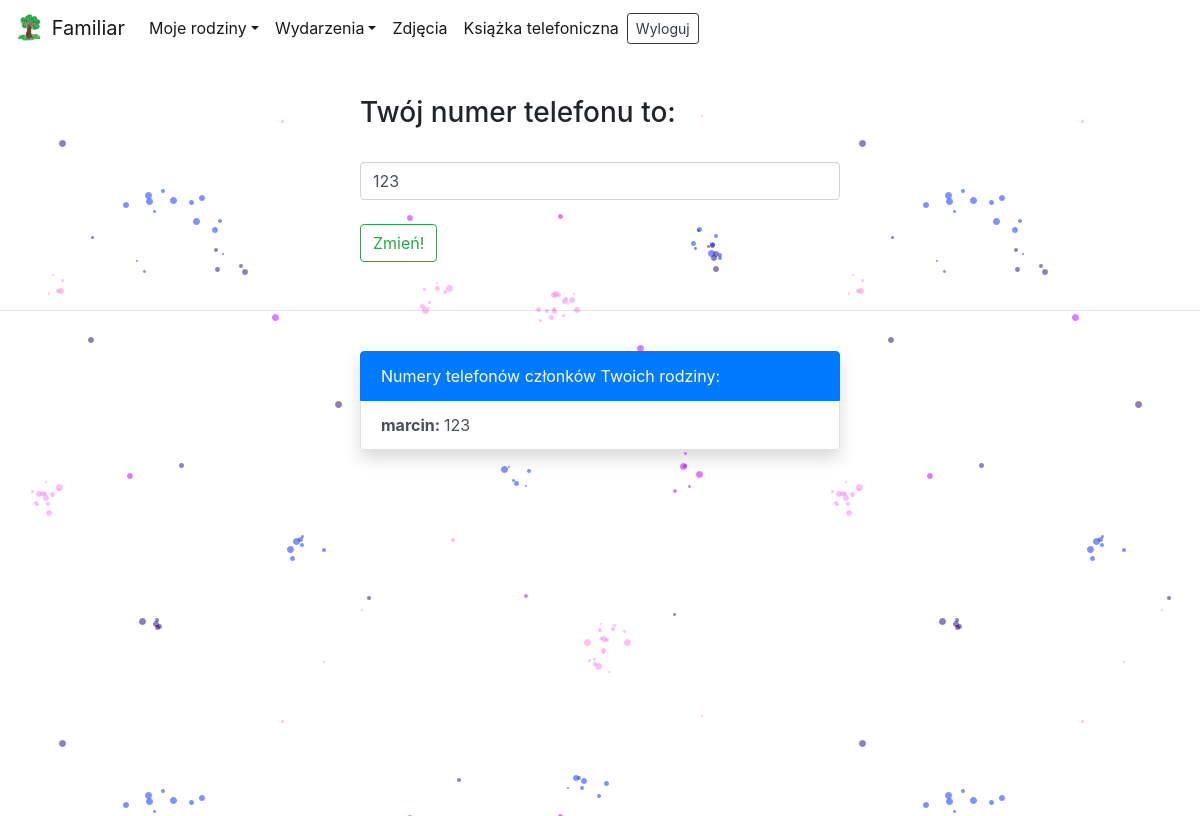
The page /main/phonebook/ (signed in) on the database as committed earlier.
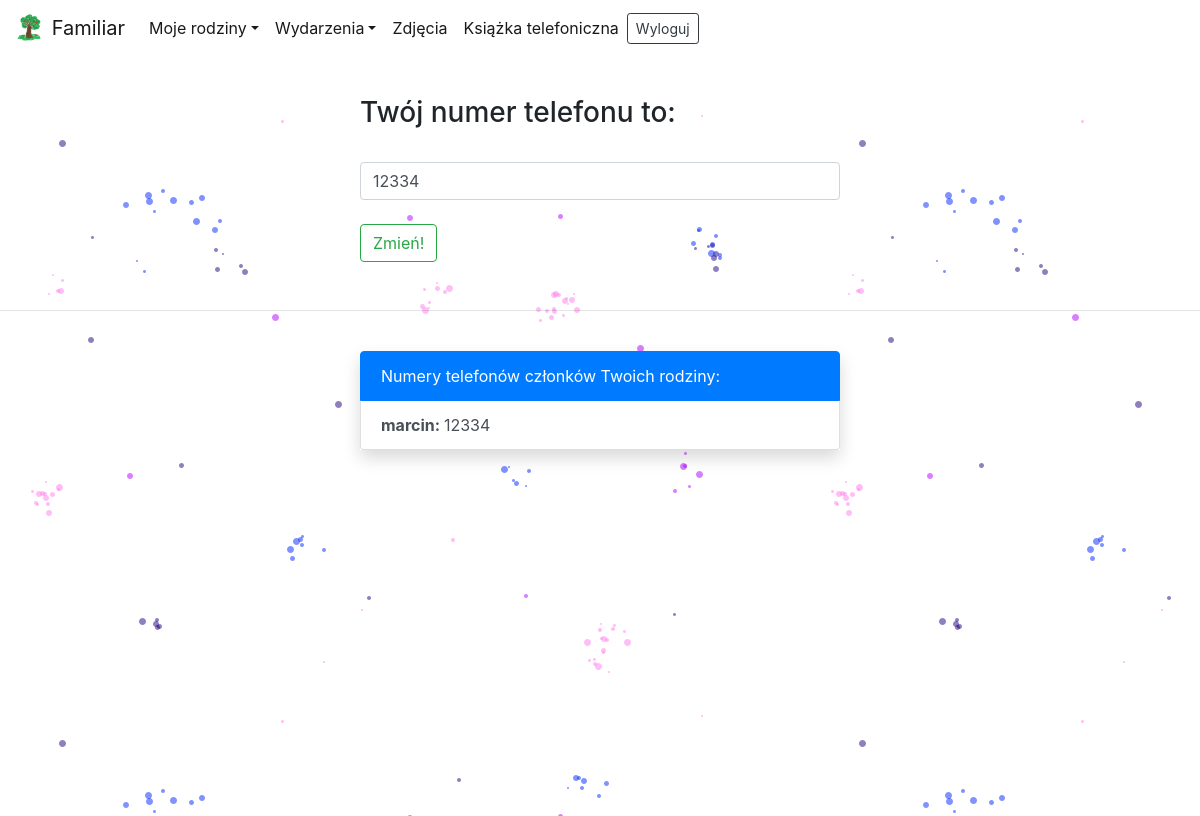
The same page on the database as committed later.
### logged/models.py (models this page shows, shortened)
class Phone(models.Model):
    author = models.CharField(max_length=256, default='None')
    phone_number = models.PositiveSmallIntegerField()

### logged/views.py (the view, shortened to what this page needs)
# urls.py: path('phonebook/', Phonebook, name='phonebook'),
@login_required
def Phonebook(request):
    if request.method=='GET':
        families = Family.objects.filter()
        phone_numbers = Phone.objects.all()
        numbers_in_my_families = []
        my_families = [] # families that I belong to
        members_of_my_families = []
        for family in families:
            for member in family.members.all():
                if str(member) == str(request.user.username):
                    my_families.append(family)
        for family in my_families:
            for member in family.members.all():
                members_of_my_families.append(member.member)
        members_of_my_families = list(dict.fromkeys(members_of_my_families))
        for number in phone_numbers:
            if number.author in members_of_my_families:
                numbers_in_my_families.append(number)
        numbers_in_my_families = list(dict.fromkeys(numbers_in_my_families))
        allow = False
        my_number = None
        for number in numbers_in_my_families:
            if number.author == request.user.username:
                my_number = number.phone_number
                allow = True
        return render(request, 'logged/phonebook.html', {'numbers_in_my_families':numbers_in_my_families, 'allow':allow,'my_number':my_number})

### Authentication/models.py (called while the page is built)
    def __str__(self):
        return self.member

### logged/templates/logged/phonebook.html (shortened to what this page needs)
<!doctype html>
<html lang="en">
  <head>
{% load static %}
{% load filters %}
    <link rel="stylesheet" href="https://stackpath.bootstrapcdn.com/bootstrap/4.4.1/css/bootstrap.min.css">
    <link rel="stylesheet" href="{% static 'Authentication/css/style.css' %}" />
  </head>
  <body>
<nav class="navbar fixed-top navbar-expand-lg navbar-light bg-white" style="border-radius:0 0 10% 10%">
  <div class="collapse navbar-collapse" id="navbarTogglerDemo01">
    <a class="navbar-brand" href="{% url 'logedin' %}">
        <img src="{% static 'Authentication/favicon/android-chrome-192x192.png' %}" width="30" height="30" class="d-inline-block align-top" alt="">
        Familiar
    </a>
    <ul class="navbar-nav mr-auto mt-2 mt-lg-0">
        <li class="nav-item active dropdown">
            <a class="nav-link dropdown-toggle" data-toggle="dropdown" href="#" role="button" aria-haspopup="true" aria-expanded="false">Moje rodziny</a>
          </li>
          <li class="nav-item active dropdown">
            <a class="nav-link dropdown-toggle" data-toggle="dropdown" href="#" role="button" aria-haspopup="true" aria-expanded="false">Wydarzenia</a>
          </li>
          <li class="nav-item active">
            <a class="nav-link" href="{% url 'photos'%}">Zdjęcia</a>
          </li>
          <li class="nav-item active">
            <a class="nav-link" href="{% url 'phonebook'%}">Książka telefoniczna</a>
          </li>
        <form action="{% url 'logoutuser' %}" method="POST" class="form-inline">
            <button type="submit" class="btn btn-sm btn-outline-dark btn-block">Wyloguj</button>
        </form>
    </ul>
  </div>
</nav>
<br><br><br><br>
<div class="back-phone" style="background-image: url( {% static 'Authentication/img/doodle5.png' %})">
    {% if allow %}
        <div class="center-form">
            <h3>Twój numer telefonu to:</h3>
                <form method="POST">
                    <input name="what_to_do" class="form-control" value="edit_number" type="hidden"><br>
                    <input name="phone_number" class="form-control" value="{{ my_number }}"><br>
                    <button type="submit" class="btn btn-outline-success">Zmień!</button>
                </form>
        </div>
        <br><hr><br>
        <div>
            <ul class="list-group center-form shadow">
              <li class="list-group-item active">Numery telefonów członków Twoich rodziny:</li>
              {% for number in numbers_in_my_families%}
                <a href="{% url 'profile' number.author %}" class="list-group-item list-group-item-action"><b>{{ number.author }}: </b> {{ number.phone_number }}</a>
              {% endfor %}
            </ul>
         </div>
    {% endif %}
</div>
  </body>
</html>

Rows that differ between the two databases and show on the page:
changed Phone "marcin": phone_number "123" → "12334"
Other text that changed with them:
form field phone_number: "123" → "12334"
